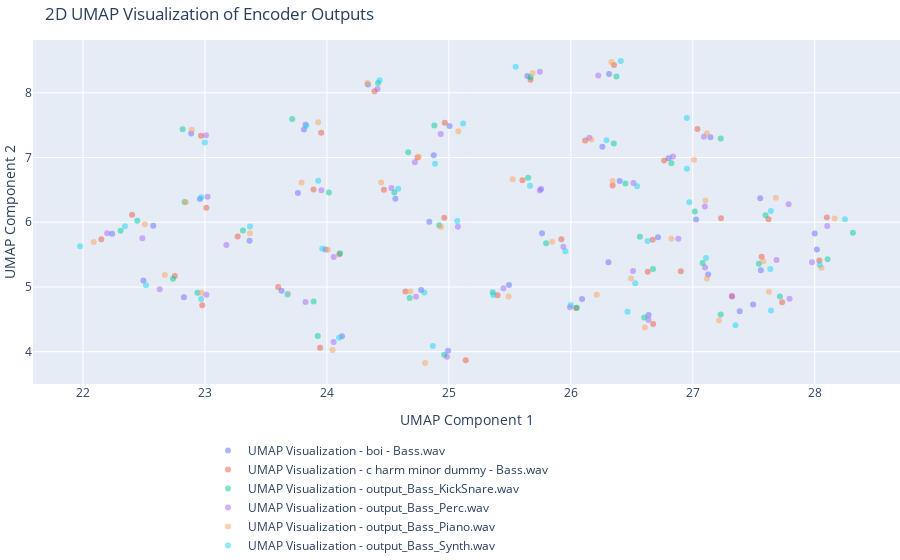

The notebook cell saved with this chart:
### Code cell
import plotly.graph_objects as go
from plotly.subplots import make_subplots

def plot_umap(embeddings_list, song_names):
    fig = make_subplots(rows=1, cols=1, specs=[[{'type': 'scatter'}]])

    # Concatenate all embeddings into a single array
    all_embeddings = np.concatenate([emb.cpu().numpy() for emb in embeddings_list])

    reducer = umap.UMAP(n_neighbors=700, random_state=42, n_components=2)

    # Apply UMAP to reduce the dimensionality to 2D for all embeddings
    umap_result = reducer.fit_transform(all_embeddings)

    # Plot each song's UMAP visualization separately
    start_index = 0
    for i, (encoder_outputs_tensor, song_name) in enumerate(zip(embeddings_list, song_names)):
        num_points = encoder_outputs_tensor.size(0)
        end_index = start_index + num_points

        scatter_trace = go.Scatter(
            x=umap_result[start_index:end_index, 0],
            y=umap_result[start_index:end_index, 1],
            mode='markers',
            marker=dict(opacity=0.5, colorscale='Viridis'),
            name=f'UMAP Visualization - {song_name}'
        )

        fig.add_trace(scatter_trace)

        start_index = end_index

    fig.update_layout(
        xaxis=dict(title='UMAP Component 1'),
        yaxis=dict(title='UMAP Component 2'),
        title='2D UMAP Visualization of Encoder Outputs',
        legend=dict(orientation='h', x=0.5, y=-0.15),
        height=700,
        margin=dict(l=0, r=0, b=0, t=40),
    )

    fig.show()
plot_umap(song_emb, song_list)

### Figure 1 — Plotly figure (JSON) as saved in the notebook; plotly's stock layout.template omitted (floating-point values rounded to 4 significant figures)
{"data": [{"marker": {"colorscale": [[0, "#440154"], [0.1111, "#482878"], [0.2222, "#3e4989"], [0.3333, "#31688e"], [0.4444, "#26828e"], [0.5556, "#1f9e89"], [0.6667, "#35b779"], [0.7778, "#6ece58"], [0.8889, "#b5de2b"], [1, "#fde725"]], "opacity": 0.5}, "mode": "markers", "name": "UMAP Visualization - boi - Bass.wav", "type": "scatter", "x": [25.64, 24.77, 24.12, 24.99, 26.71, 27.55, 26.31, 27.03, 26.4, 26.31, 27.14, 25.01, 24.56, 28.0, 25.49, 26.8, 23.81, 25.76, 25.76, 24.88, 24.34, 26.26, 22.83, 22.89, 22.5, 27.49, 23.63, 26.09, 23.76, 27.38, 27.13, 23.99, 22.96, 26.64, 22.24, 28.02, 22.58, 27.56, 23.37, 24.84], "y": [8.261, 4.954, 4.237, 4.013, 5.767, 6.371, 8.289, 6.041, 6.638, 5.38, 7.313, 7.486, 6.364, 5.827, 5.032, 6.987, 7.431, 6.514, 5.83, 7.036, 8.126, 7.166, 4.842, 7.371, 5.101, 4.728, 4.94, 4.813, 6.45, 4.623, 5.191, 5.578, 6.361, 4.565, 5.824, 5.581, 5.946, 5.26, 5.714, 6.008]}, {"marker": {"colorscale": [[0, "#440154"], [0.1111, "#482878"], [0.2222, "#3e4989"], [0.3333, "#31688e"], [0.4444, "#26828e"], [0.5556, "#1f9e89"], [0.6667, "#35b779"], [0.7778, "#6ece58"], [0.8889, "#b5de2b"], [1, "#fde725"]], "opacity": 0.5}, "mode": "markers", "name": "UMAP Visualization - c harm minor dummy - Bass.wav", "type": "scatter", "x": [25.67, 24.64, 23.94, 25.14, 26.67, 27.62, 26.35, 27.23, 26.34, 26.63, 27.04, 24.97, 24.47, 28.1, 25.4, 26.76, 23.95, 25.6, 25.92, 24.74, 24.39, 26.12, 22.98, 22.97, 22.75, 27.73, 23.6, 26.04, 23.89, 27.32, 26.9, 24.1, 23.01, 26.67, 22.15, 28.04, 22.4, 27.56, 23.27, 24.96], "y": [8.201, 4.932, 4.06, 3.868, 5.731, 6.047, 8.429, 6.06, 6.569, 5.237, 7.442, 7.538, 6.503, 6.073, 4.873, 6.952, 7.382, 6.647, 5.736, 7.0, 8.023, 7.264, 4.718, 7.336, 5.169, 4.765, 5.0, 4.675, 6.505, 4.851, 5.243, 5.504, 6.225, 4.427, 5.738, 5.407, 6.117, 5.467, 5.781, 6.068]}, {"marker": {"colorscale": [[0, "#440154"], [0.1111, "#482878"], [0.2222, "#3e4989"], [0.3333, "#31688e"], [0.4444, "#26828e"], [0.5556, "#1f9e89"], [0.6667, "#35b779"], [0.7778, "#6ece58"], [0.8889, "#b5de2b"], [1, "#fde725"]], "opacity": 0.5}, "mode": "markers", "name": "UMAP Visualization - output_Bass_KickSnare.wav", "type": "scatter", "x": [25.67, 24.68, 23.93, 24.96, 26.57, 27.6, 26.37, 27.02, 26.45, 26.67, 27.23, 24.88, 24.55, 28.31, 25.36, 26.82, 23.72, 25.65, 25.8, 24.67, 24.42, 26.35, 22.94, 22.82, 22.74, 27.71, 23.89, 26.05, 24.02, 27.23, 27.08, 24.11, 22.83, 26.6, 22.31, 28.1, 22.45, 27.54, 23.31, 24.92], "y": [8.241, 4.828, 4.242, 3.951, 5.778, 6.106, 8.253, 6.165, 6.599, 5.276, 7.295, 7.493, 6.461, 5.838, 4.919, 6.91, 7.595, 6.689, 5.676, 7.082, 8.151, 7.216, 4.91, 7.436, 5.126, 4.851, 4.776, 4.68, 6.458, 4.576, 5.37, 5.52, 6.314, 4.529, 5.868, 5.428, 6.022, 5.36, 5.873, 5.954]}, {"marker": {"colorscale": [[0, "#440154"], [0.1111, "#482878"], [0.2222, "#3e4989"], [0.3333, "#31688e"], [0.4444, "#26828e"], [0.5556, "#1f9e89"], [0.6667, "#35b779"], [0.7778, "#6ece58"], [0.8889, "#b5de2b"], [1, "#fde725"]], "opacity": 0.5}, "mode": "markers", "name": "UMAP Visualization - output_Bass_Perc.wav", "type": "scatter", "x": [25.75, 24.73, 24.06, 24.99, 26.88, 27.79, 26.22, 27.1, 26.51, 26.51, 27.09, 24.93, 24.53, 28.1, 25.45, 26.84, 23.82, 25.75, 25.94, 24.72, 24.41, 26.15, 23.01, 23.01, 22.63, 27.79, 23.82, 25.99, 23.95, 27.32, 27.1, 24.06, 23.02, 26.64, 22.2, 27.98, 22.49, 27.69, 23.18, 25.07], "y": [8.324, 4.85, 4.149, 3.923, 5.743, 6.278, 8.266, 6.244, 6.607, 5.248, 7.319, 7.364, 6.529, 5.943, 4.979, 7.015, 7.509, 6.49, 5.62, 6.927, 8.058, 7.304, 4.879, 7.343, 4.965, 4.818, 4.766, 4.688, 6.493, 4.862, 5.299, 5.465, 6.393, 4.49, 5.828, 5.383, 5.751, 5.418, 5.649, 5.929]}, {"marker": {"colorscale": [[0, "#440154"], [0.1111, "#482878"], [0.2222, "#3e4989"], [0.3333, "#31688e"], [0.4444, "#26828e"], [0.5556, "#1f9e89"], [0.6667, "#35b779"], [0.7778, "#6ece58"], [0.8889, "#b5de2b"], [1, "#fde725"]], "opacity": 0.5}, "mode": "markers", "name": "UMAP Visualization - output_Bass_Piano.wav", "type": "scatter", "x": [25.69, 24.68, 24.05, 24.8, 26.82, 27.68, 26.33, 27.1, 26.34, 26.49, 27.12, 25.08, 24.45, 28.16, 25.49, 27.01, 23.93, 25.52, 25.85, 24.75, 24.33, 26.17, 22.97, 22.89, 22.67, 27.62, 23.68, 26.21, 23.79, 27.21, 27.12, 24.01, 22.84, 26.61, 22.09, 28.05, 22.51, 27.58, 23.37, 24.94], "y": [8.304, 4.931, 4.025, 3.825, 5.744, 6.377, 8.477, 6.335, 6.636, 5.131, 7.375, 7.405, 6.613, 6.058, 4.852, 6.964, 7.546, 6.666, 5.7, 7.012, 8.152, 7.277, 4.909, 7.427, 5.183, 4.924, 4.893, 4.88, 6.612, 4.481, 5.133, 5.576, 6.31, 4.374, 5.694, 5.298, 5.97, 5.396, 5.828, 5.928]}, {"marker": {"colorscale": [[0, "#440154"], [0.1111, "#482878"], [0.2222, "#3e4989"], [0.3333, "#31688e"], [0.4444, "#26828e"], [0.5556, "#1f9e89"], [0.6667, "#35b779"], [0.7778, "#6ece58"], [0.8889, "#b5de2b"], [1, "#fde725"]], "opacity": 0.5}, "mode": "markers", "name": "UMAP Visualization - output_Bass_Synth.wav", "type": "scatter", "x": [25.55, 24.8, 24.1, 24.87, 26.63, 27.64, 26.41, 26.97, 26.54, 26.53, 26.95, 25.12, 24.58, 28.25, 25.36, 26.95, 23.83, 25.67, 25.96, 24.89, 24.43, 26.29, 22.97, 23.0, 22.52, 27.64, 23.68, 26.0, 23.93, 27.35, 27.11, 23.96, 22.97, 26.46, 21.98, 28.04, 22.34, 27.64, 23.37, 25.07], "y": [8.403, 4.914, 4.214, 4.089, 5.708, 6.173, 8.492, 6.309, 6.556, 5.056, 7.611, 7.524, 6.516, 6.045, 4.875, 6.828, 7.489, 6.565, 5.552, 6.903, 8.193, 7.268, 4.814, 7.233, 5.026, 4.637, 4.883, 4.721, 6.642, 4.407, 5.448, 5.59, 6.386, 4.616, 5.629, 5.343, 5.938, 5.279, 5.933, 6.021]}], "layout": {"autosize": true, "legend": {"orientation": "h", "x": 0.5, "y": -0.15}, "margin": {"b": 0, "l": 0, "r": 0, "t": 40}, "title": {"text": "2D UMAP Visualization of Encoder Outputs"}, "xaxis": {"anchor": "y", "autorange": true, "domain": [0, 1], "range": [21.6, 28.69], "title": {"text": "UMAP Component 1"}, "type": "linear"}, "yaxis": {"anchor": "x", "autorange": true, "domain": [0, 1], "range": [3.518, 8.798], "title": {"text": "UMAP Component 2"}, "type": "linear"}}}
